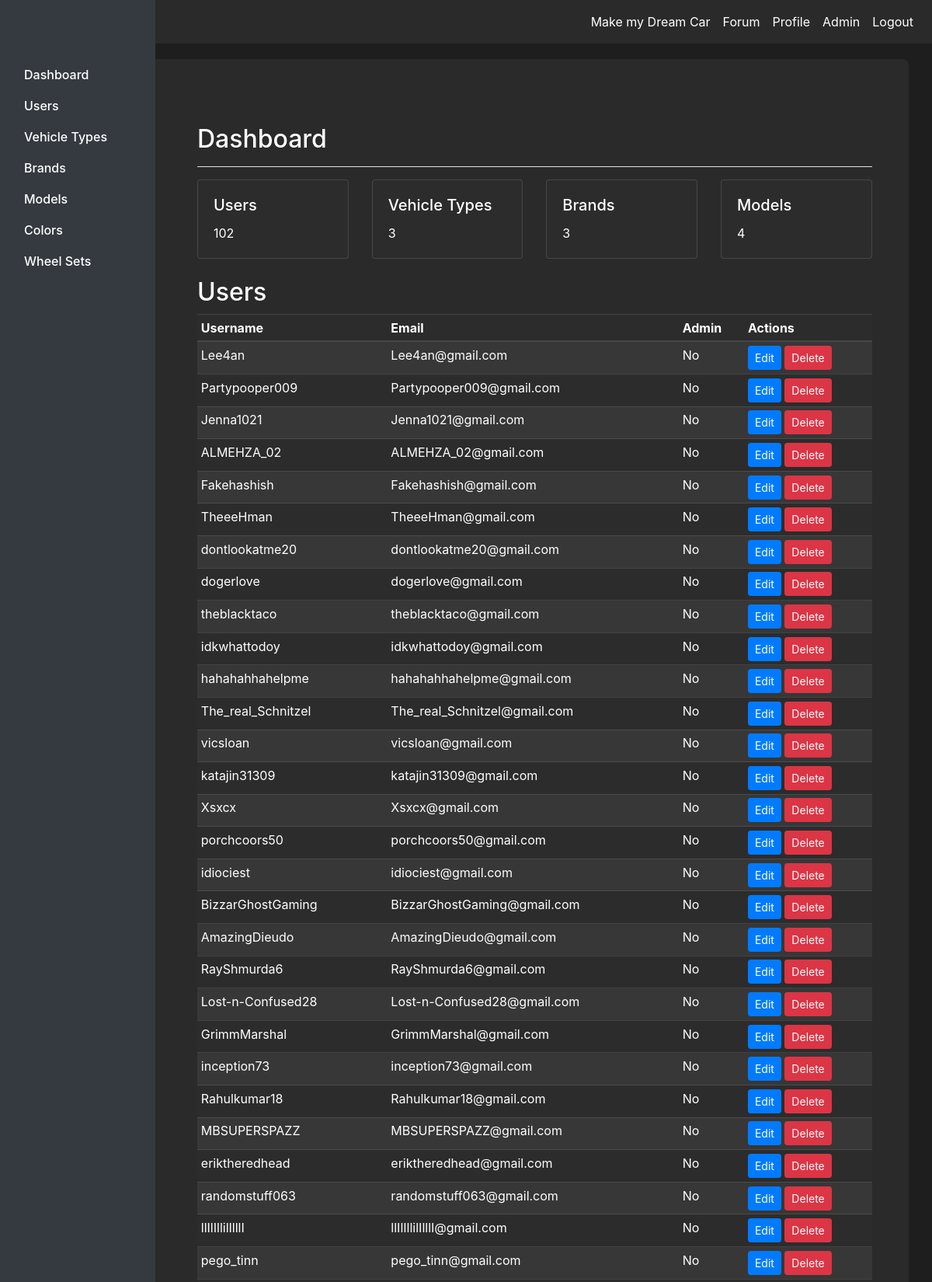
Screenshot of /admin (signed in, upper part) with the database file from the repository.
### tables this page shows
CREATE TABLE user (
    user_id INTEGER PRIMARY KEY AUTOINCREMENT,
    username VARCHAR(64) NOT NULL,
    email VARCHAR(100) NOT NULL,
    password_hash VARCHAR(255) NOT NULL,
    created_at DATETIME DEFAULT CURRENT_TIMESTAMP,
    admin INTEGER DEFAULT 0
);

### app.py (the view)
@app.route('/admin')
@login_required
def admin():
    if not current_user.admin:
        flash('Access denied. Admin privileges required.')
        return redirect(url_for('home'))
    conn = get_db_connection()
    users = User.get_all_users()
    vehicle_types = conn.execute('SELECT * FROM vehicle_type').fetchall()
    brands = conn.execute('SELECT * FROM brand').fetchall()
    models = conn.execute('''
        SELECT model.model_id, model.name as model_name, brand.name as brand_name, vehicle_type.name as type_name
        FROM model
        JOIN brand ON model.brand_id = brand.brand_id
        JOIN vehicle_type ON model.type_id = vehicle_type.type_id
        ORDER BY model.name
    ''').fetchall()
    colors = conn.execute('SELECT * FROM color').fetchall()
    wheel_sets = conn.execute('SELECT * FROM wheel_set').fetchall()
    conn.close()
    return render_template('admin.html', users=users, vehicle_types=vehicle_types,
                           brands=brands, models=models, colors=colors, wheel_sets=wheel_sets)

### app.py (called while the page is built)
def get_db_connection():
    conn = sqlite3.connect(DATABASE)
    conn.row_factory = sqlite3.Row  # This enables column access by name: row['column_name']
    return conn

@login_manager.user_loader
def load_user(user_id):
    return User.get(user_id)

    @staticmethod
    def get(user_id):
        conn = get_db_connection()
        user_data = conn.execute('SELECT * FROM user WHERE user_id = ?', (user_id,)).fetchone()
        conn.close()
        if user_data:
            return User(
                user_id=user_data['user_id'],
                username=user_data['username'],
                email=user_data['email'],
                password_hash=user_data['password_hash'],
                admin=bool(user_data['admin'])
            )
        return None

    @staticmethod
    def get_all_users():
        conn = get_db_connection()
        users_data = conn.execute('SELECT * FROM user').fetchall()
        conn.close()
        users = []
        for user_data in users_data:
            users.append(User(
                user_id=user_data['user_id'],
                username=user_data['username'],
                email=user_data['email'],
                password_hash=user_data['password_hash'],
                admin=bool(user_data['admin'])
            ))
        return users

### templates/admin.html (shortened to what this page needs)
{% extends "base.html" %}
{% block content %}
<div class="container-fluid">
    <div class="row">
        <nav id="sidebarMenu" class="col-md-3 col-lg-2 d-md-block bg-dark sidebar collapse">
            <div class="position-sticky pt-3">
                <ul class="nav flex-column">
                    <li class="nav-item">
                        <a class="nav-link active" href="#dashboard">
                            Dashboard
                        </a>
                    </li>
                    <li class="nav-item">
                        <a class="nav-link" href="#users">
                            Users
                        </a>
                    </li>
                    <li class="nav-item">
                        <a class="nav-link" href="#vehicle_types">
                            Vehicle Types
                        </a>
                    </li>
                    <li class="nav-item">
                        <a class="nav-link" href="#brands">
                            Brands
                        </a>
                    </li>
                    <li class="nav-item">
                        <a class="nav-link" href="#models">
                            Models
                        </a>
                    </li>
                    <li class="nav-item">
                        <a class="nav-link" href="#colors">
                            Colors
                        </a>
                    </li>
                    <li class="nav-item">
                        <a class="nav-link" href="#wheel_sets">
                            Wheel Sets
                        </a>
                    </li>
                </ul>
            </div>
        </nav>
        <main class="col-md-9 ms-sm-auto col-lg-10 px-md-4">
            <div class="d-flex justify-content-between flex-wrap flex-md-nowrap align-items-center pt-3 pb-2 mb-3 border-bottom">
                <h1 id="dashboard" class="h2">Dashboard</h1>
            </div>
            <div class="row">
                <div class="col-md-3 mb-4">
                    <div class="card bg-primary text-white">
                        <div class="card-body">
                            <h5 id="users" class="card-title">Users</h5>
                            <p class="card-text">{{ users|length }}</p>
                        </div>
                    </div>
                </div>
                <div class="col-md-3 mb-4">
                    <div class="card bg-success text-white">
                        <div class="card-body">
                            <h5 id="vehicle-types" class="card-title">Vehicle Types</h5>
                            <p class="card-text">{{ vehicle_types|length }}</p>
                        </div>
                    </div>
                </div>
                <div class="col-md-3 mb-4">
                    <div class="card bg-warning text-white">
                        <div class="card-body">
                            <h5 id="brands" class="card-title">Brands</h5>
                            <p class="card-text">{{ brands|length }}</p>
                        </div>
                    </div>
                </div>
                <div class="col-md-3 mb-4">
                    <div class="card bg-danger text-white">
                        <div class="card-body">
                            <h5 id="models" class="card-title">Models</h5>
                            <p class="card-text">{{ models|length }}</p>
                        </div>
                    </div>
                </div>
            </div>
            <h2>Users</h2>
            <div class="table-responsive">
                <table class="table table-striped table-sm">
                    <thead>
                        <tr>
                            <th>Username</th>
                            <th>Email</th>
                            <th>Admin</th>
                            <th>Actions</th>
                        </tr>
                    </thead>
                    <tbody>
                        {% for user in users %}
                        <tr>
                            <td>{{ user.username }}</td>
                            <td>{{ user.email }}</td>
                            <td>{{ 'Yes' if user.admin else 'No' }}</td>
                            <td>
                                <a href="{{ url_for('update_user', user_id=user.id) }}" class="btn btn-sm btn-primary">Edit</a>
                                <form action="{{ url_for('delete_user', user_id=user.id) }}" method="post" class="d-inline">
                                    <button type="submit" class="btn btn-sm btn-danger" onclick="return confirm('Are you sure?')">Delete</button>
                                </form>
                            </td>
                        </tr>
                        {% endfor %}
                    </tbody>
                </table>
            </div>
        </main>
    </div>
</div>
{% endblock %}

### static/css/style.css (style rules this page uses)
body { background-color: #1e1e1e; color: #ffffff; }
.navbar-brand, .nav-link { color: #ffffff !important; transition: color 0.3s ease; }
h1, h2, h3, h4, h5, h6 { color: #ffffff; }
.btn-primary { background-color: #007bff; border-color: #007bff; }
.bg-success { background-color: #28a745 !important; }
.bg-warning { background-color: #ffc107 !important; }
.card { background-color: rgba(45, 45, 45, 0.8); border: none; }
.card-body { color: #ffffff; }
a { color: #007bff; }
.nav-link { color: #ffffff; }
.nav-link:hover, .nav-link.active { color: #007bff; }
.table { color: #ffffff; background-color: rgba(45, 45, 45, 0.8); }
.table thead th { border-bottom-color: rgba(255, 255, 255, 0.1); }
.table td, .table th { border-top-color: rgba(255, 255, 255, 0.1); }
.card.bg-primary, .card.bg-success, .card.bg-warning, .card.bg-danger { background-color: rgba(45, 45, 45, 0.8) !important; }
.card-title { color: #ffffff; }
.sidebar { position: fixed; top: 0; bottom: 0; left: 0; width: 250px; background-color: #343a40; padding-top: 60px; z-index: 1000; overflow-y: auto; }
main { margin-left: 180px; padding: 20px; }
.sidebar .nav-link { font-weight: 500; color: #999; }
.sidebar .nav-link:hover, .sidebar .nav-link.active { color: #007bff; }
main { padding-top: 48px; }
.table { color: #fff; }
.table-striped tbody tr:nth-of-type(odd) { background-color: rgba(255, 255, 255, .05); }
.card { background-color: #2d2d2d; border: 1px solid rgba(255, 255, 255, .125); }
.btn-danger { background-color: #dc3545; border-color: #dc3545; }

### rows the page displays
user: username "Lee4an", email "Lee4an@gmail.com", admin "No"
user: username "Partypooper009", email "Partypooper009@gmail.com", admin "No"
user: username "Jenna1021", email "Jenna1021@gmail.com", admin "No"
user: username "ALMEHZA_02", email "ALMEHZA_02@gmail.com", admin "No"
user: username "Fakehashish", email "Fakehashish@gmail.com", admin "No"
user: username "TheeeHman", email "TheeeHman@gmail.com", admin "No"
user: username "dontlookatme20", email "dontlookatme20@gmail.com", admin "No"
user: username "dogerlove", email "dogerlove@gmail.com", admin "No"
user: username "theblacktaco", email "theblacktaco@gmail.com", admin "No"
user: username "idkwhattodoy", email "idkwhattodoy@gmail.com", admin "No"
user: username "hahahahhahelpme", email "hahahahhahelpme@gmail.com", admin "No"
user: username "The_real_Schnitzel", email "The_real_Schnitzel@gmail.com", admin "No"
user: username "vicsloan", email "vicsloan@gmail.com", admin "No"
user: username "katajin31309", email "katajin31309@gmail.com", admin "No"
user: username "Xsxcx", email "Xsxcx@gmail.com", admin "No"
user: username "porchcoors50", email "porchcoors50@gmail.com", admin "No"
user: username "idiociest", email "idiociest@gmail.com", admin "No"
user: username "BizzarGhostGaming", email "BizzarGhostGaming@gmail.com", admin "No"
user: username "AmazingDieudo", email "AmazingDieudo@gmail.com", admin "No"
user: username "RayShmurda6", email "RayShmurda6@gmail.com", admin "No"
user: username "Lost-n-Confused28", email "Lost-n-Confused28@gmail.com", admin "No"
user: username "GrimmMarshal", email "GrimmMarshal@gmail.com", admin "No"
user: username "inception73", email "inception73@gmail.com", admin "No"
user: username "Rahulkumar18", email "Rahulkumar18@gmail.com", admin "No"
user: username "MBSUPERSPAZZ", email "MBSUPERSPAZZ@gmail.com", admin "No"
user: username "eriktheredhead", email "eriktheredhead@gmail.com", admin "No"
user: username "randomstuff063", email "randomstuff063@gmail.com", admin "No"
user: username "llIlIllilIlllI", email "llIlIllilIlllI@gmail.com", admin "No"
user: username "pego_tinn", email "pego_tinn@gmail.com", admin "No"

### other values shown
{{ users|length }} "102"
{{ vehicle_types|length }} "3"
{{ brands|length }} "3"
{{ models|length }} "4"
